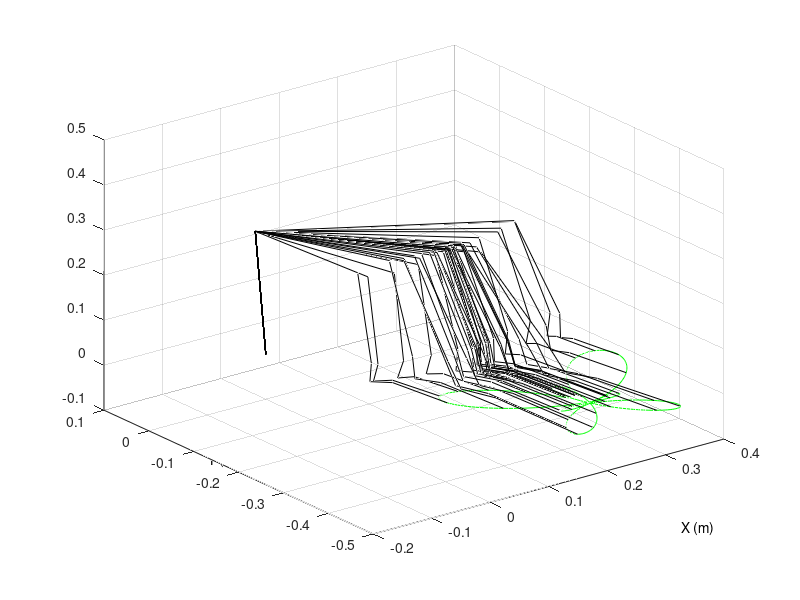
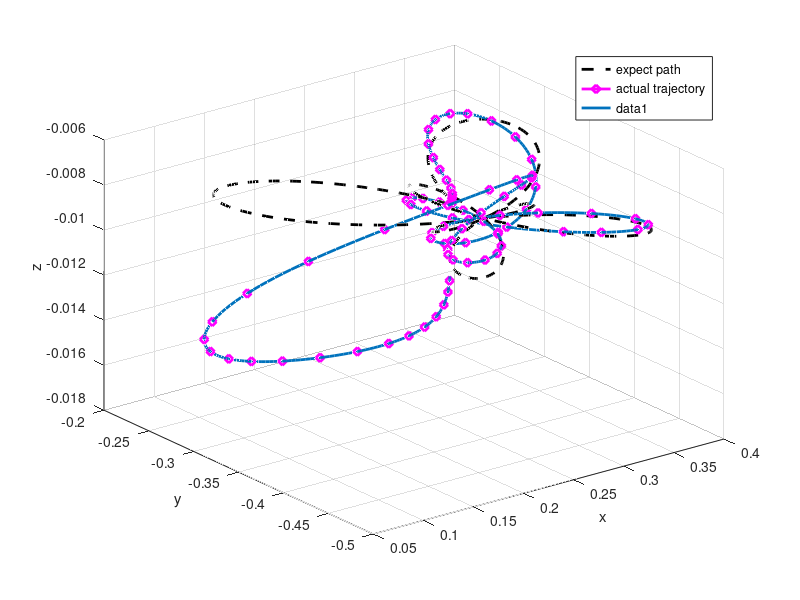

These figures' MATLAB source, in order: (Note: this script raises an error after producing the figures.)
clear;
format long;
load mvn_SYSdata;
load mvn_SRDdata1;
load mvn_SRDdata2;
load mvn_SRDdata3;

figure;
plot3(posx,posy,posz,'g');hold on;
for j=1:15:length(t),
    linksX=[j0px(j);j1px(j);j2px(j);j3px(j);j4px(j);j5px(j);posx(j)];
    linksY=[j0py(j);j1py(j);j2py(j);j3py(j);j4py(j);j5py(j);posy(j)];
    linksZ=[j0pz(j);j1pz(j);j2pz(j);j3pz(j);j4pz(j);j5pz(j);posz(j)];
    plot3(linksX,linksY,linksZ,'k');hold on;
end;
%title('Black-white PUMA560 with d6');
%xlabel('X');ylabel('Y');zlabel('Z');
text(0.25,-0.6,-0.2,'X (m)');
text(-0.1,0,-0.2,'Y (m)');
text(0,0.4,0.9,'Z (m)');
grid on;

figure;
figure;
plot3(rx,ry,rz,'k--','linewidth',2);
hold on;
for jj=1:8:length(t)
plot3(posx(jj),posy(jj),posz(jj),'md-','linewidth',2);
grid on;
hold on;
end
legend('expect path','actual trajectory');
xlabel('x');
ylabel('y');
zlabel('z');

plot3(posx,posy,posz, 'LineWidth',2);hold on;
for j=1:20:length(t),
    %if(rem(j,10)==0)
    basejoint1=line('xdata',[j0px(j);j1px(j)],'ydata',[j0py(j);j1py(j)],'zdata',[j0pz(j);j1pz(j)],...
        'color', 'yellow','erasemode','none');
    joints12=line('xdata',[j1px(j);j2px(j)],'ydata',[j1py(j);j2py(j)],'zdata',[j1pz(j);j2pz(j)],...
        'color', 'red','erasemode','none');
    joints23=line('xdata',[j2px(j);j3px(j)],'ydata',[j2py(j);j3py(j)],'zdata',[j2pz(j);j3pz(j)],...
        'color', 'cyan','erasemode','none');
    joints34=line('xdata',[j3px(j);j4px(j)],'ydata',[j3py(j);j4py(j)],'zdata',[j3pz(j);j4pz(j)],...
        'color', 'magenta','erasemode','none');
    joints45=line('xdata',[j4px(j);j5px(j)],'ydata',[j4py(j);j5py(j)],'zdata',[j4pz(j);j5pz(j)],...
        'color', 'blue','erasemode','none');
    joints56=line('xdata',[j5px(j);posx(j)],'ydata',[j5py(j);posy(j)],'zdata',[j5pz(j);posz(j)],...
        'color', 'green','erasemode','none');
    drawnow
    %end
end;
%title('colourful PUMA560 with d6');
xlabel('X');ylabel('Y');zlabel('Z');
grid on;

figure;
linksX=[j0px(j);j1px(j);j2px(1);j3px(1);j4px(1);j5px(1);posx(1)];
linksY=[j0py(j);j1py(j);j2py(1);j3py(1);j4py(1);j5py(1);posy(1)];
linksZ=[j0pz(j);j1pz(j);j2pz(1);j3pz(1);j4pz(1);j5pz(1);posz(1)];
plot3(linksX,linksY,linksZ,'r','linewidth',2);hold on;
plot3(posx,posy,posz,':','LineWidth',2);hold on;
ZYNplot(alpha_i,a_i,d_i,D,sa,ca,s2a,c2a,pen_long,qAll);
hold on;